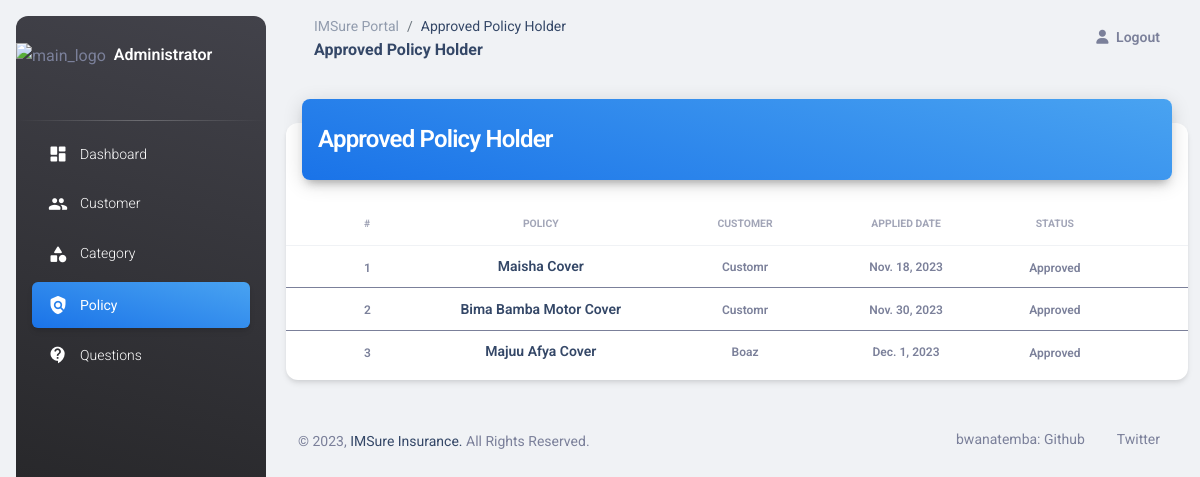
Screenshot of /admin-view-approved-policy-holder with the database file from the repository.
### insurancemanagement/models.py (models this page shows, shortened)
class PolicyRecord(models.Model):
    customer = models.ForeignKey(Customer, on_delete=models.CASCADE)
    policy = models.ForeignKey(Policy, on_delete=models.CASCADE)
    status = models.CharField(max_length=100, default='Pending')
    creation_date = models.DateField(auto_now=True)

class Policy(models.Model):
    category = models.ForeignKey('Category', on_delete=models.CASCADE)
    policy_name = models.CharField(max_length=200)
    sum_assurance = models.PositiveIntegerField()
    premium = models.PositiveIntegerField()
    tenure = models.PositiveIntegerField()
    creation_date = models.DateField(auto_now=True)
    def __str__(self):
        return self.policy_name

### customer/models.py (models this page shows, shortened)
class Customer(models.Model):
    user = models.OneToOneField(User, on_delete=models.CASCADE)
    profile_pic = models.ImageField(upload_to='profile_pic/Customer/', null=True, blank=True)
    address = models.CharField(max_length=40)
    mobile = models.CharField(max_length=20, null=False)
    def __str__(self):
        return self.user.first_name

### insurancemanagement/views.py (the view)
# urls.py: path('admin-view-approved-policy-holder', views.admin_view_approved_policy_holder_view,
def admin_view_approved_policy_holder_view(request):
    policyrecords = models.PolicyRecord.objects.all().filter(status='Approved')
    return render(request, 'insurance/admin_view_approved_policy_holder.html', {'policyrecords': policyrecords})

### insurancemanagement/templates/insurance/admin_view_approved_policy_holder.html (shortened to what this page needs)
<!DOCTYPE html>
{% load static %}
<html lang="en">
<head>
  <link href="{% static 'dashboard/css/nucleo-icons.css' %}" rel="stylesheet" />
  <link href="{% static 'dashboard/css/nucleo-svg.css' %}" rel="stylesheet" />
  <link id="pagestyle" href="{% static 'dashboard/css/material-dashboard.css' %}" rel="stylesheet" />
</head>
<body class="g-sidenav-show  bg-gray-200">
  <aside class="sidenav navbar navbar-vertical navbar-expand-xs border-0 border-radius-xl my-3 fixed-start ms-3   bg-gradient-dark" id="sidenav-main">
    <br><div class="sidenav-header">
        <img src="{% static 'image/insurance-icn.png' %}" width="70" height="70" alt="main_logo">
        <span class="ms-1 font-weight-bold text-white">Administrator</span>
    </div>
    <hr class="horizontal light mt-0 mb-2">
    <div class="collapse navbar-collapse  w-auto " id="sidenav-collapse-main">
      <ul class="navbar-nav">
        <li class="nav-item">
          <a class="nav-link text-white" href="/admin_dashboard">
            <div class="text-white text-center me-2 d-flex align-items-center justify-content-center">
              <i class="material-icons opacity-10">dashboard</i>
            </div>
            <span class="nav-link-text ms-1">Dashboard</span>
          </a>
        </li>
        <li class="nav-item">
          <a class="nav-link text-white" href="/admin-view-customer">
            <div class="text-white text-center me-2 d-flex align-items-center justify-content-center">
              <i class="material-icons opacity-10">group</i>
            </div>
            <span class="nav-link-text ms-1">Customer</span>
          </a>
        </li>
        <li class="nav-item">
          <a class="nav-link text-white " href="/admin-category">
            <div class="text-white text-center me-2 d-flex align-items-center justify-content-center">
              <i class="material-icons opacity-10">category</i>
            </div>
            <span class="nav-link-text ms-1">Category</span>
          </a>
        </li>
        <li class="nav-item">
          <a class="nav-link text-white active bg-gradient-info" href="/admin-policy">
            <div class="text-white text-center me-2 d-flex align-items-center justify-content-center">
              <i class="material-icons opacity-10">policy</i>
            </div>
            <span class="nav-link-text ms-1">Policy</span>
          </a>
        </li>
        <li class="nav-item">
          <a class="nav-link text-white " href="/admin-question">
            <div class="text-white text-center me-2 d-flex align-items-center justify-content-center">
              <i class="material-icons opacity-10">contact_support</i>
            </div>
            <span class="nav-link-text ms-1">Questions</span>
          </a>
        </li>
      </ul>
    </div>
  </aside>
  <main class="main-content position-relative max-height-vh-100 h-100 border-radius-lg ">
    <nav class="navbar navbar-main navbar-expand-lg px-0 mx-4 shadow-none border-radius-xl" id="navbarBlur" data-scroll="true">
      <div class="container-fluid py-1 px-3">
        <nav aria-label="breadcrumb">
          <ol class="breadcrumb bg-transparent mb-0 pb-0 pt-1 px-0 me-sm-6 me-5">
            <li class="breadcrumb-item text-sm"><a class="opacity-5 text-dark" href="javascript:;">IMSure Portal</a></li>
            <li class="breadcrumb-item text-sm text-dark active" aria-current="page">Approved Policy Holder</li>
          </ol>
          <h6 class="font-weight-bolder mb-0">Approved Policy Holder</h6>
        </nav>
        <div class="collapse navbar-collapse mt-sm-0 mt-2 me-md-0 me-sm-4" id="navbar">
          <ul class="navbar-nav  justify-content-end">
            <li class="nav-item d-flex align-items-center">
              <a href="/logout" class="nav-link text-body font-weight-bold px-0">
                <i class="fa fa-user me-sm-1"></i>
                <span class="d-sm-inline d-none">Logout</span>
              </a>
            </li>
          </ul>
        </div>
      </div>
    </nav>
    <div class="container-fluid py-4">
      <div class="row">
        <div class="col-12">
          <div class="card my-4">
            <div class="card-header p-0 position-relative mt-n4 mx-3 z-index-2">
              <div class="bg-gradient-info shadow-dark border-radius-lg pt-4 pb-3">
                <h4 class="text-white text-capitalize ps-3">Approved Policy Holder</h4>
              </div>
            </div>
            <div class="card-body px-0 pb-2">
              <div class="table-responsive p-0">
                <table class="table align-items-center mb-0">
                  <thead>
                    <tr>
                      <th class="text-secondary opacity-7"></th>
                      <th class="text-uppercase text-secondary text-xxs font-weight-bolder opacity-7 ps-2">#</th>
                      <th class="text-center text-uppercase text-secondary text-xxs font-weight-bolder opacity-7">Policy</th>
                      <th class="text-center text-uppercase text-secondary text-xxs font-weight-bolder opacity-7">Customer</th>
                      <th class="text-center text-uppercase text-secondary text-xxs font-weight-bolder opacity-7">Applied Date</th>
                      <th class="text-center text-uppercase text-secondary text-xxs font-weight-bolder opacity-7">Status</th>
                      <th class="text-secondary opacity-7"></th>
                    </tr>
                  </thead>
                  {% for t in policyrecords %}
                  <tbody>
                    <tr>
                      <td>
                      </td>
                      <td>
                        <span class="text-secondary text-xs font-weight-bold">{{ forloop.counter }}</span>
                      </td>
                      <td class="align-middle text-center text-sm">
                        <h6 class="mb-0 text-sm" >{{t.policy}}</h6>
                      </td>
                      <td class="align-middle text-center text-sm">
                        <span class="text-secondary text-xs font-weight-bold">{{t.customer}}</span>
                      </td>
                      <td class="align-middle text-center text-sm">
                        <span class="text-secondary text-xs font-weight-bold">{{t.creation_date}}</span>
                      </td>
                      <td class="align-middle text-center">
                        <span class="text-secondary text-xs font-weight-bold">{{t.status}}</span>
                      </td>
                    </tr>
                  </tbody>
                  {% endfor %}
                </table>
              </div>
            </div>
          </div>
        </div>
      </div>
      <div class="row mb-4">
      <footer class="footer py-4  ">
        <div class="container-fluid">
          <div class="row align-items-center justify-content-lg-between">
            <div class="col-lg-6 mb-lg-0 mb-4">
              <div class="copyright text-center text-sm text-muted text-lg-start">
                &copy; ,
                <a href="/" target="_blank">IMSure Insurance. </a> All Rights Reserved.
              </div>
            </div>
            <div class="col-lg-6">
              <ul class="nav nav-footer justify-content-center justify-content-lg-end">
                <li class="nav-item">
                  <a href="https://github.com/bwanatemba" class="nav-link text-muted" target="_blank">bwanatemba: Github </a>
                </li>
                <li class="nav-item">
                  <a href="https://twitter.com/bwanatemba" class="nav-link text-muted" target="_blank">Twitter</a>
                </li>
              </ul>
            </div>
          </div>
        </div>
      </footer>
    </div>
  </main>
</body>
</html>

### rows the page displays
PolicyRecord: policy "Maisha Cover", customer "Customr", creation_date "Nov. 18, 2023", status "Approved"
PolicyRecord: policy "Bima Bamba Motor Cover", customer "Customr", creation_date "Nov. 30, 2023", status "Approved"
PolicyRecord: policy "Majuu Afya Cover", customer "Boaz", creation_date "Dec. 1, 2023", status "Approved"
